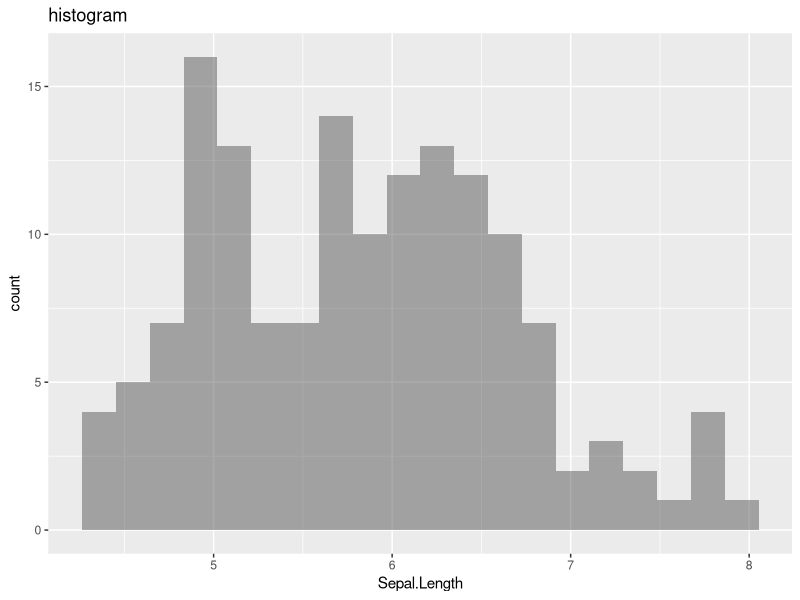

Generate this figure with R:
## ---- chunk 1
install.packages("tidyverse")
## ---- chunk 2
library(ggplot2)
ggplot(data=iris, mapping=aes(x=Sepal.Length)) +
  geom_histogram(alpha=0.5, bins=20) +
  labs(title="histogram")
## ---- chunk 3
install.packages("ggfortify")
## ---- chunk 4
install.packages("brms")
